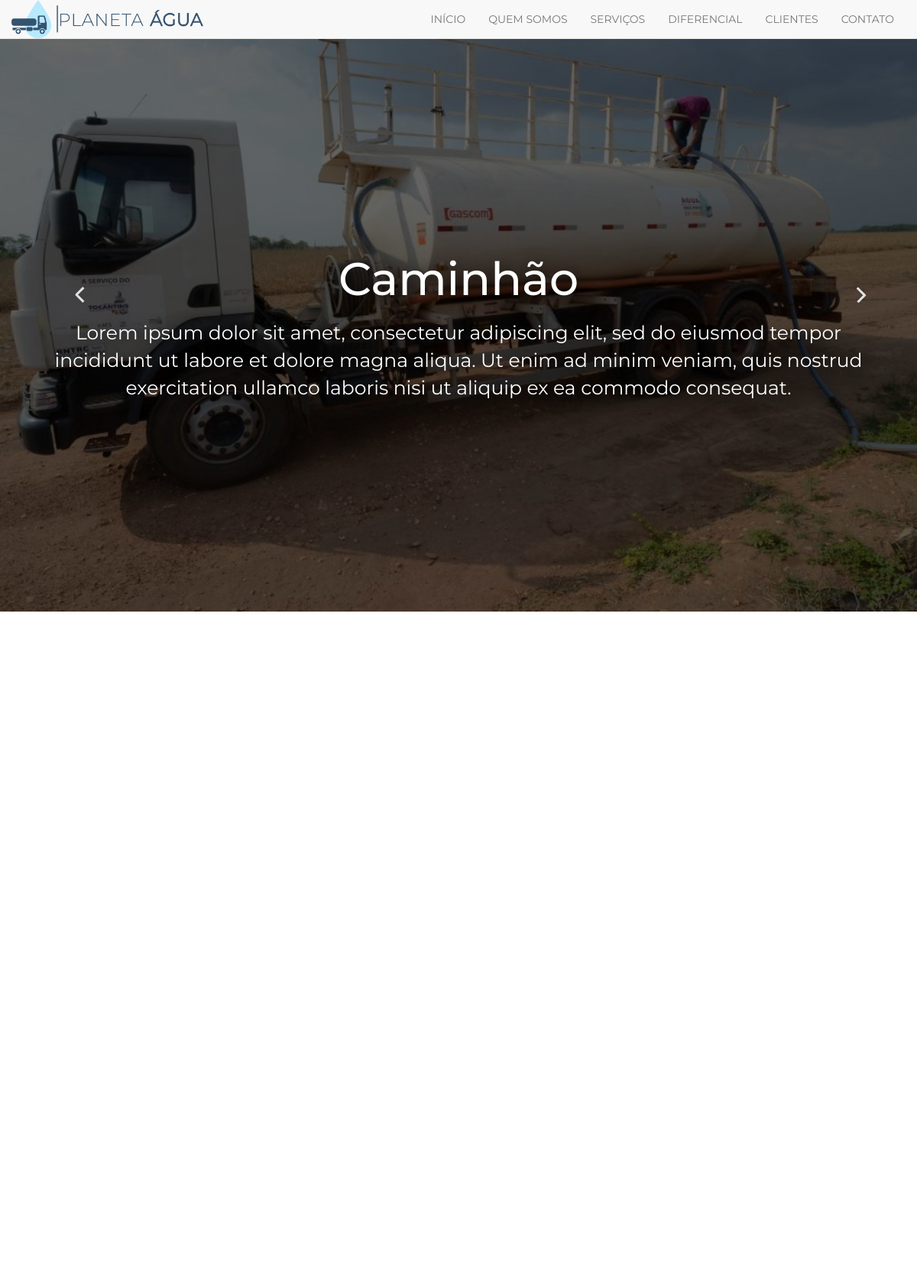
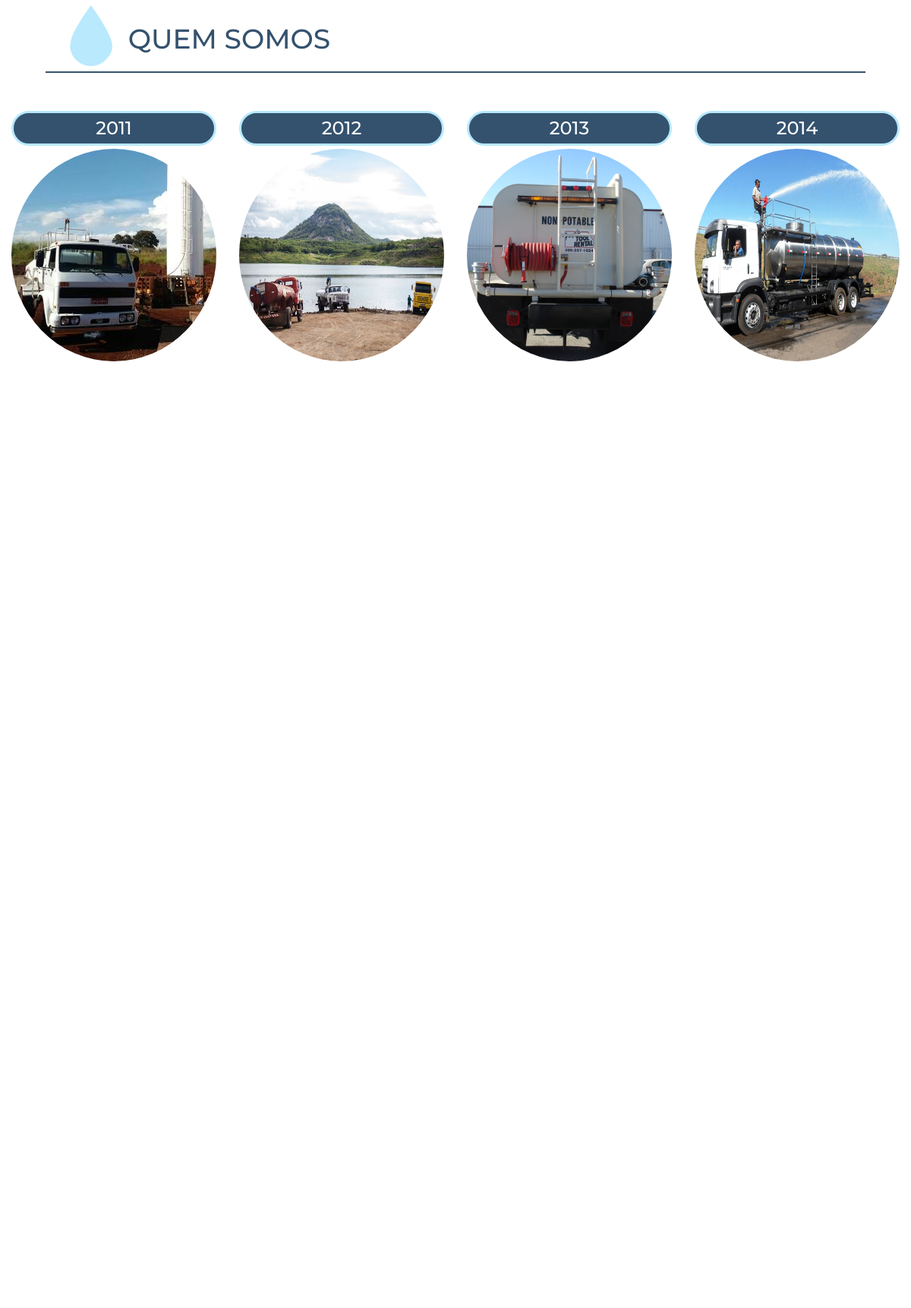
The page / (upper part) on the database its author committed (2 pictures, top to bottom).
### home/models.py (models this page shows, shortened)
class SlideShow(models.Model):
    title = models.CharField('Título', max_length=300)
    description = models.TextField('Descrição', max_length=500)
    image = models.ImageField(upload_to='home/slide', verbose_name='Imagem')
    class Meta:
        verbose_name = 'Slide'
        verbose_name_plural = 'Slides'
        ordering = ['title']

class AboutMe(models.Model):
	ago = models.IntegerField('Ano')
	description = models.CharField('Descrição', max_length=500)
	image = models.ImageField(upload_to='home/quemsomos', verbose_name='Imagem')
	class Meta:
		verbose_name = 'Quem Somos'
		verbose_name_plural = 'Quem Somos'
		ordering = ['ago']

### core/views.py (the view)
# urls.py: url(r'^$', index, name='index'),
def index(request):
	success = False
	if request.method == 'POST':
		form = ContactPlaneta(request.POST)
		if form.is_valid():
			name = form.cleaned_data['name']
			about = form.cleaned_data['about']
			email = form.cleaned_data['email']
			phone = form.cleaned_data['phone']
			message = form.cleaned_data['message']
			subject = 'Contato sobre:{0} '.format(about)
			message = 'Nome: {0}\nE-mail:{1}\nTelefone:{2}\nMensagem:{3}'.format(name, email, phone, message)
			form = ContactPlaneta()
			send_mail(subject, message, settings.DEFAULT_FROM_EMAIL, [settings.DEFAULT_FROM_EMAIL])
			success = True
	else:
		form = ContactPlaneta()
	context = {
		'carousel': SlideShow.objects.all(),
		'quemsomos': AboutMe.objects.all(),
		'service': Service.objects.all(),
		'client': Client.objects.all(),
		'form':form,
	 	'success':success,
	}
	return render(request, 'index.html', context)

### core/templates/index.html (shortened to what this page needs)
{% load static %}
{% load widget_tweaks %}
<!DOCTYPE html>
<html>
<head>
	<link rel="stylesheet" href="https://maxcdn.bootstrapcdn.com/bootstrap/3.3.7/css/bootstrap.min.css">
	<link href="{% static 'assets/css/slide.css' %}" rel="stylesheet">
	<link href="{% static 'assets/css/style.css' %}" rel="stylesheet">
</head>
<body style="overflow-x: hidden; ">
	<nav class="navbar navbar-default navbar-fixed-top slidea">
		<div class="container">
			<div class="navbar-header">
				<a class="navbar-brand" href="{% url 'index' %}"><div class="box-imgs"><img class="imgs-of-box" src="{% static 'assets/static/images/marca3.png' %}"></div></a>
			</div>
			<div class="collapse navbar-collapse" id="myNavbar">
				<ul class="nav navbar-nav navbar-right">
					<li class="underline-btn"><a href="#start">INÍCIO</a></li>
					<li class="underline-btn"><a href="#about">QUEM SOMOS</a></li>
					<li class="underline-btn"><a href="#services">SERVIÇOS</a></li>
					<li class="underline-btn"><a href="#contrast">DIFERENCIAL</a></li>
					<li class="underline-btn"><a href="#client">CLIENTES</a></li>
					<li class="underline-btn"><a href="#contact">CONTATO</a></li>
				</ul>
			</div>
		</div>
	</nav>
	<div id="start" class="slider">
			  <div class="slider__slides">
			  	{% for slide in carousel %}
			  		{% if not forloop.last %}
			    <div class="slidei {% if forloop.first %}s--active{% endif %}">
			      <div class="slide__inner" style=" background-image: url({{ slide.image.url }})">
			        <div class="slide__content">
			          <h2 class="slide__heading">{{ slide.title }}</h2>
			          <p class="slide__text">{{ slide.description }}</p>
			        </div>
			      </div>
			    </div>
			   		{% endif %}
			   		{% if forloop.last %}
			    <div class="slidei s--prev">
			      <div class="slide__inner" style="background-image: url({{ slide.image.url }})">
			        <div class="slide__content">
			          <h2 class="slide__heading">{{ slide.title }}</h2>
			          <p class="slide__text">{{ slide.description }}</p>
			        </div>
			      </div>
			    </div>
			    	{% endif %}
			    {% endfor %}
			  </div>
			  <div class="slider__control">
			    <div class="slider__control-line"></div>
			    <div class="slider__control-line"></div>
			  </div>
			  <div class="slider__control slider__control--right m--right">
			    <div class="slider__control-line"></div>
			    <div class="slider__control-line"></div>
			  </div>
			</div>
	<div id="about" class="sec-about slidea sec-test">
		<div class="title-box">
			<div class="title-img-box"><div class="title-img"><img src="{% static 'assets/static/images/gota.png' %}"></div></div>
			<div class="title-txt"><h1>QUEM SOMOS</h1></div>
		</div>
		<div class="carousel slide multi-carousel" data-ride="carousel" data-interval="3000" id="myCarousel">
			<div class="carousel-inner">
				{% for quemsomos in quemsomos %}
				{% if forloop.first %}
				<div class="item active">
					<div class="col-xs-12 col-sm-6 col-md-4 col-lg-3"><div class="box-txt-about">
						<h3>{{ quemsomos.ago }}</h3>
					</div>
					<div class="box-img-about">
						<img src="{{quemsomos.image.url}}" class="img-responsive">
					</div></div>
				</div>
				{% else %}
				<div class="item">
					<div class="col-xs-12 col-sm-6 col-md-4 col-lg-3"><div class="box-txt-about">
						<h3>{{ quemsomos.ago }}</h3>
					</div>
					<div class="box-img-about">
						<img src="{{quemsomos.image.url}}" class="img-responsive">
					</div></div>
				</div>
				{% endif %}
				{% endfor %}
			</div>
		</div>
	</div>
</body>
</html>

### core/static/assets/css/slide.css (style rules this page uses)
*, *:before, *:after { box-sizing: border-box; margin: 0; padding: 0; }
.slider { position: relative; height: 100vh; }
.slider__slides { z-index: 1; position: relative; height: 100%; }
.slider__control { border-radius: 50%; z-index: 2; position: absolute; top: 50%; left: 10%; width: 30px; height: 30px; margin-left: -30px; margin-top: -30px; -webkit-transition: background-color 0.3s; transition: background-color 0.3s; cursor: pointer; }
.slider__control--right { left: 95%; }
.slider__control-line { position: absolute; left:25%; top: 50%; width: 3px; height: 14px; -webkit-transform-origin: 50% 0; transform-origin: 50% 0; -webkit-transform: rotate(-45deg); transform: rotate(-45deg); }
.slider__control-line:nth-child(2) { -webkit-transform: translateY(1px) rotate(-135deg); transform: translateY(1px) rotate(-135deg); }
.slider__control--right .slider__control-line { left: 70%; -webkit-transform-origin: 1px 0; transform-origin: 1px 0; -webkit-transform: rotate(45deg); transform: rotate(45deg); }
.slider__control--right .slider__control-line:nth-child(2) { -webkit-transform: translateY(1px) rotate(135deg); transform: translateY(1px) rotate(135deg); }
.slider__control-line:after { content: ""; position: absolute; left: 0; top: 0; width: 100%; height: 100%; background-color: #e2e2e2; -webkit-transition: background-color 0.3s; transition: background-color 0.3s; }
.slidei { right: 0; overflow: hidden; position: absolute; width: 100vw; height: 100vh; -webkit-transition: -webkit-clip-path 0s 0.91s; transition: -webkit-clip-path 0s 0.91s; transition: clip-path 0s 0.91s; transition: clip-path 0s 0.91s, -webkit-clip-path 0s 0.91s; -webkit-clip-path: circle(30px at 120vw 50%); clip-path: circle(30px at 120vw 50%); }
.slidei.s--prev { -webkit-clip-path: circle(30px at 120vw 50%); clip-path: circle(30px at 120vw 50%); }
.slidei.s--active { z-index: 1; -webkit-transition: -webkit-clip-path 1.3s; transition: -webkit-clip-path 1.3s; transition: clip-path 1.3s; transition: clip-path 1.3s, -webkit-clip-path 1.3s; -webkit-clip-path: circle(130vmax at 120vw 50%); clip-path: circle(130vmax at 120vw 50%); }
.slidei:nth-child(1) .slide__inner { background-image: url(../static/images/pipa1.jpg); }
.slidei:nth-child(2) .slide__inner { background-image: url(../static/images/pipa2.jpg); }
.slidei:nth-child(3) .slide__inner { background-image: url(../static/images/pipa3.jpg); }
.slide__inner { display: flex; align-items: center; text-align: center; position: absolute; width: 100vw; height: 100vh; background-size: cover; background-position: center center; }
.slide__inner:before { content: ""; position: absolute; left: 0; top: 0; width: 100%; height: 100%; background: rgba(0, 0, 0, 0.6); }
.slide__content { width: 100%; padding: 5%; top: 50%; margin-top: 48px; color: #fff; }
.slide__heading { filter: drop-shadow(2px 2px 10px rgba(0,0,0,0.7)); margin-bottom: 20px; font-size: 60px; color: #ffffff; }
.slide__text { filter: drop-shadow(2px 2px 10px rgba(0,0,0,0.7)); font-size: 25px; }

### rows shown on the page
SlideShow: image (picture), title "Caminhão", description "Lorem ipsum dolor sit amet, consectetur adipiscing elit, sed do eiusmod tempor incididunt ut labore et dolore magna aliqua. Ut enim ad minim veniam, quis nostrud exercitation ullamco laboris nisi ut aliquip ex ea commodo consequat."
AboutMe: ago "2011", image (picture)
AboutMe: ago "2012", image (picture)
AboutMe: ago "2013", image (picture)
AboutMe: ago "2014", image (picture)
